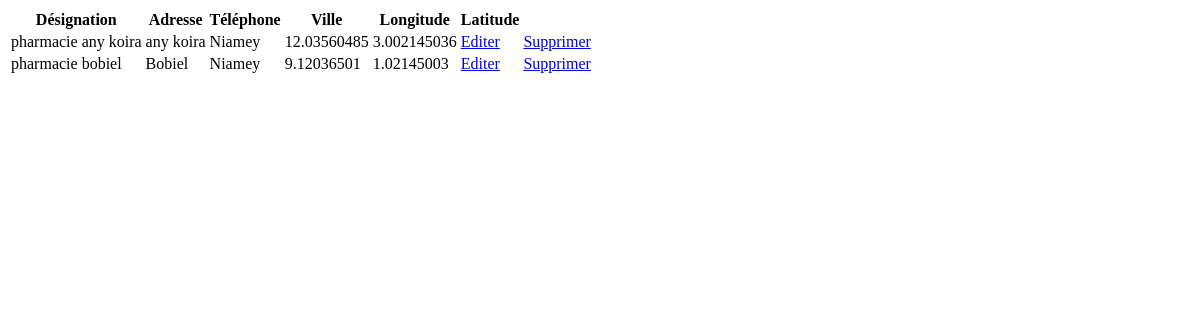
The page /list_pharmacie/ on the database as committed earlier.
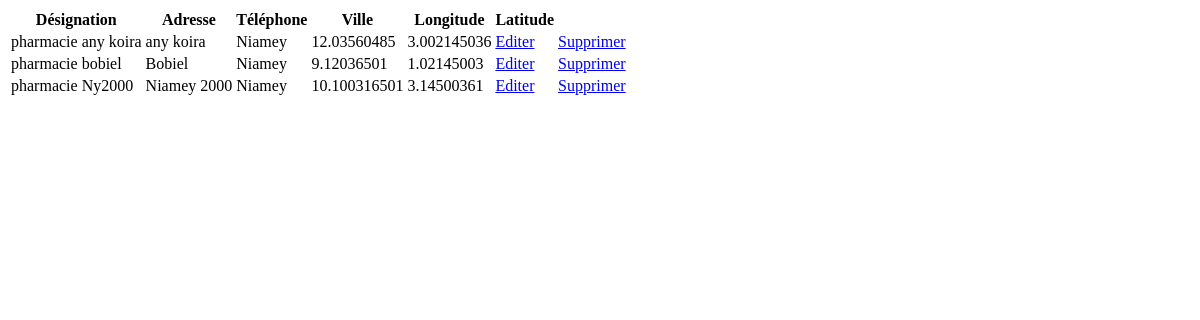
The same page on the database as committed later.
### pharma/models.py (models this page shows, shortened)
class Pharmacie(models.Model):
    utilisateur = models.OneToOneField(User, on_delete=models.CASCADE)
    designation = models.CharField(max_length=40, null=True)
    adresse = models.CharField(max_length=40, null=True)
    telephone = models.CharField(max_length=15, null=True)
    ville = models.CharField(max_length=60, null=True)
    latitude = models.FloatField(max_length=40, null=True)
    longitude = models.FloatField(max_length=40, null=True)
    date_ajout = models.DateTimeField(auto_now_add=True)
    date_modif = models.DateTimeField(auto_now=True)

### pharma/views.py (the view)
# urls.py: path('list_pharmacie/', views.list_pharmacie, name='list_pharmacie'),
def list_pharmacie(request):
    pharmacie = Pharmacie.objects.all()
    context = {'pharmacie': pharmacie}
    return render(request, 'pharma/list_pharmacie.html', context)

### pharma/templates/pharma/list_pharmacie.html
{% block content %}
<table class="table table-sm">
    <tr>
        <th>Désignation</th>
        <th>Adresse</th>
        <th>Téléphone</th>
        <th>Ville</th>
        <th>Longitude</th>
        <th>Latitude</th>
    </tr>
    {% for p in pharmacie %}
        <tr>
            <td>{{ p.designation }}</td>
            <td>{{ p.adresse }}</td>
            <td>{{ p.ville }}</td>
            <td>{{ p.longitude }}</td>
            <td>{{ p.latitude }}</td>
            <td><a href="{% url 'editer_pharmacie_form' p.id  %}">Editer</a></td>
            <td><a href="{% url 'supprimer_pharmacie_form' p.id  %}">Supprimer</a></td>
        </tr>
    {% endfor %}
</table>
{% endblock %}

Rows that differ between the two databases and show on the page:
added Pharmacie: designation "pharmacie Ny2000", adresse "Niamey 2000", ville "Niamey", longitude "10.100316501", latitude "3.14500361"
